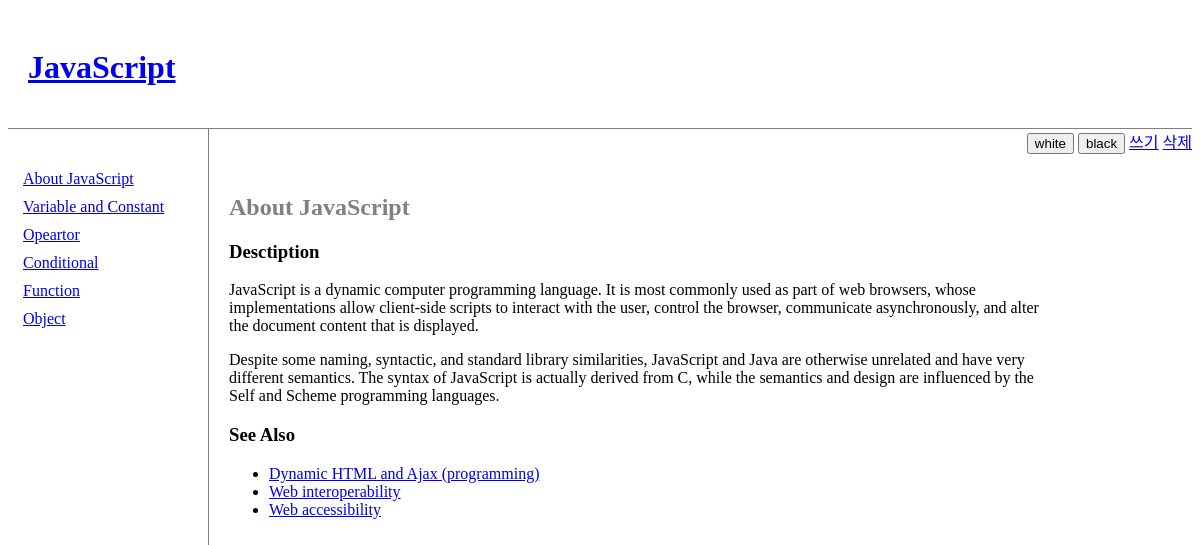
Page /index.php?id=1 on the committed database.
### tables this page shows
CREATE TABLE `topic` (
  `id` int(11) NOT NULL AUTO_INCREMENT,
  `title` varchar(100) NOT NULL,
  `description` text NOT NULL,
  `author` int(11) NOT NULL,
  `created` datetime NOT NULL,
  PRIMARY KEY (`id`)
);

### index.php (the view, shortened to what this page needs)
<?php
$conn = mysqli_connect("","","");
mysqli_select_db($conn,'webapp');
$result= mysqli_query($conn,'SELECT * FROM topic');
 ?>
<!DOCTYPE html>
  <html>
  <head>
    <link rel="stylesheet" type="text/css" href="http://localhost/style.css">
  </head>
  <body id="target">
    <header>
      <h1><a href="http://localhost/index.php">JavaScript</a></h1>
    </header>
    <nav>
      <ol id="navol">
        <?php
        while($row = mysqli_fetch_assoc($result))
        {
          echo '<li><a href = "http://localhost/index.php?id='.$row['id'].'">'.$row['title'].'</li></a>'."\n";
        }
        ?>
      </ol>
    </nav>
    <div id="con">
      <input type="button" value="white" id="white_btn" />
      <input type="button" value="black" id="black_btn" />
      <a href="http://localhost/write.php">쓰기</a>
      <a href="http://localhost/delete.php">삭제</a>
    </div>
    <article>
      <?php
      if(empty($_GET['id']) == false)
      {
      $sql='SELECT * FROM topic WHERE id='.$_GET['id'];
      $result=mysqli_query($conn,$sql);
      $data=mysqli_fetch_assoc($result);
      echo '<h2>'.$data['title'].'</h2>';
      echo $data['description'];
    }
        ?>
    </article>
  </body>
</html>

### style.css (style rules this page uses)
header { border-bottom: 1px gray solid; padding : 20px; }
nav { border-right : 1px solid gray; width : 200px; height : 600px; float : left; }
article { float : left; padding : 20px; width : auto; width : 70%; }
#navol { list-style:none; padding : 15px; }
#navol li { margin : 10px 0px 10px 0px; }
h2 { color : gray; }
#con { float : right; }

### rows in the picture
topic: title "About JavaScript", description "Desctiption JavaScript is a dynamic computer programming language. It is most commonly used as part of web browsers, whose implementations allow client-side scripts to interact with the user, control the browser, communicate asynchronously, and alter the document content that is displayed. Despite some naming, syntactic, and standard library similarities, JavaScript and Java are otherwise unrelated and have very different semantics. The syntax of JavaScript is actually derived from C, while the semantics and design are influenced by the Self and Scheme programming languages. See Also Dynamic HTML and Ajax (programming) Web interoperability Web accessibility"
topic: title "Variable and Constant"
topic: title "Opeartor"
topic: title "Conditional"
topic: title "Function"
topic: title "Object"
